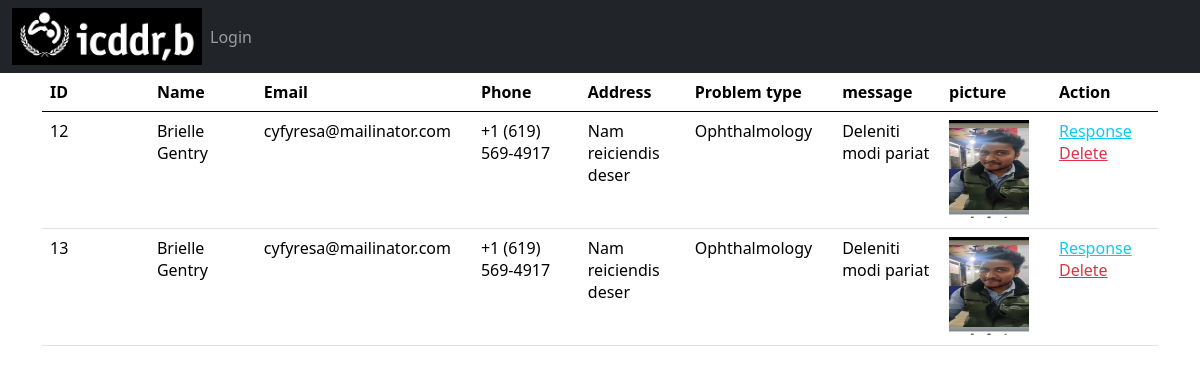
The app's page /patient.php with its own data.
### tables this page shows
CREATE TABLE `guest` (
  `id` int(255) NOT NULL,
  `fullname` varchar(255) NOT NULL,
  `email` varchar(255) NOT NULL,
  `address` varchar(255) NOT NULL,
  `phone` varchar(255) NOT NULL,
  `ptype` varchar(255) NOT NULL,
  `file` varchar(255) NOT NULL,
  `message` varchar(255) NOT NULL,
  `response` varchar(255) DEFAULT NULL
);

### init.php (called while the page is built, shortened)
<?php
$source = new source;
?>

### classes/source.php (called while the page is built, shortened)
<?php
class source extends db{
    public $Query;
    public function Query($query,$param = []){
        if(empty($param)){
            $this->Query = $this->db->prepare($query);
            return $this->Query->execute();
        }else{
            $this->Query = $this->db->prepare($query);
            return $this->Query->execute($param);
        }
    }
    public function CountRows(){
        return $this->Query->rowCount();
    }
    public function FetchAll(){
        return $this->Query->FetchAll(PDO::FETCH_OBJ);
    }
}
?>

### classes/db.php (called while the page is built, shortened)
<?php
class db{
    private $host = "localhost";
    private $username = "root";
    private $password = "";
    private $database = "intern";
    public function __construct(){
        try{
            $this->db = new PDO("mysql:hsot=".$this->host.";dbname=".$this->database,
            $this->username,$this->password);
        }catch(PDOException $e){
            echo "Connection problem : ".$e->getMessage();
        }
    }
}
?>

### patient.php (the view, shortened to what this page needs)
<?php
include "init.php";
?>
<html>
<head>
    <link href="https://cdn.jsdelivr.net/npm/bootstrap@5.0.2/dist/css/bootstrap.min.css" rel="stylesheet">
    <link rel="stylesheet" href="style/css_responsive.css">
</head>
<body>
    <?php
    include 'splitfile/navbar.php';
    ?>
    <div class="container-fluid">
        <div class="container">
            <table class="table table-hover">
                <thead>
                    <tr>
                        <th class="col-1">ID</th>
                        <th class="col-1">Name</th>
                        <th class="col-1">Email</th>
                        <th class="col-1">Phone</th>
                        <th class="col-1">Address</th>
                        <th class="col-1">Problem type</th>
                        <th class="col-1">message</th>
                        <th class="col-1">picture</th>
                        <th class="col-1">Action</th>
                    </tr>
                </thead>
                <tbody>
                    <?php
                    $query = $source->Query("SELECT * FROM guest");
                    $details = $source->FetchAll();
                    $numrow = $source->CountRows();
                    if ($numrow > 0) {
                        foreach ($details as $row) :
                    ?>
                            <tr>
                                <td><?php echo $row->id; ?></td>
                                <td><?php echo $row->fullname; ?></td>
                                <td><?php echo $row->email; ?></td>
                                <td><?php echo $row->phone; ?></td>
                                <td><?php echo $row->address; ?></td>
                                <td><?php echo $row->ptype; ?></td>
                                <td><?php echo $row->message; ?></td>
                                <td><img src="Uploads/<?php echo $row->file; ?>" height=100px width=80px></td>
                                <?php echo "<td>
                 <a href='response.php?id=" . $row->id . "' class='.btn-sm btn-outline-info mr-2'>Response</a>"."  "."<a href='deleteguest.php?deleteuser=" . $row->id . "' class='.btn-sm btn-outline-danger mr-2'>Delete</a> </td>
                </tr>"; ?>
                        <?php
                        endforeach;
                    }
                        ?>
                </tbody>
            </table>
        </div>
    </div>
</body>
</html>

### splitfile/navbar.php (shortened to what this page needs)
<!DOCTYPE html>
<html lang="en">
<head>
  <link rel="stylesheet" href="css/bootstrap.min.css">
  <link rel="stylesheet" href="style/css_responsive.css">
</head>
<body>
  <nav class="navbar navbar-expand-lg navbar-dark bg-dark">
    <div class="container-fluid">
      <div class="header-logo">
        <a href="./dashboard.php">
          <img alt="icddr,b" width="190" data-sticky-width="82" data-sticky-height="40" data-sticky-top="33" src="img/logo.png">
        </a>
      </div>
      <div class="collapse navbar-collapse" id="navbarCollapse">
        <div class="navbar-nav">
    <div class="navbar-nav ms-auto">
      <?php
      if (isset($_SESSION['username'])) {
      ?>
        <a href="./logout.php" class="nav-item nav-link">Logout</a>
        <a href="./chn_pass.php" class="nav-item nav-link">Change Password</a>
      <?php
      } else {
      ?>
        <a href="./login.php" class="nav-item nav-link">Login</a>
      <?php
      }
      ?>
    </div>
    </div>
    </div>
  </nav>
</body>
</html>

### style/css_responsive.css (style rules this page uses)
* { box-sizing: border-box; margin: 0; padding: 0; }

### records on screen
guest: id "12", fullname "Brielle Gentry", email "cyfyresa@mailinator.com", phone "+1 (619) 569-4917", address "Nam reiciendis deser", ptype "Ophthalmology", message "Deleniti modi pariat", file (picture)
guest: id "13", fullname "Brielle Gentry", email "cyfyresa@mailinator.com", phone "+1 (619) 569-4917", address "Nam reiciendis deser", ptype "Ophthalmology", message "Deleniti modi pariat", file (picture)
